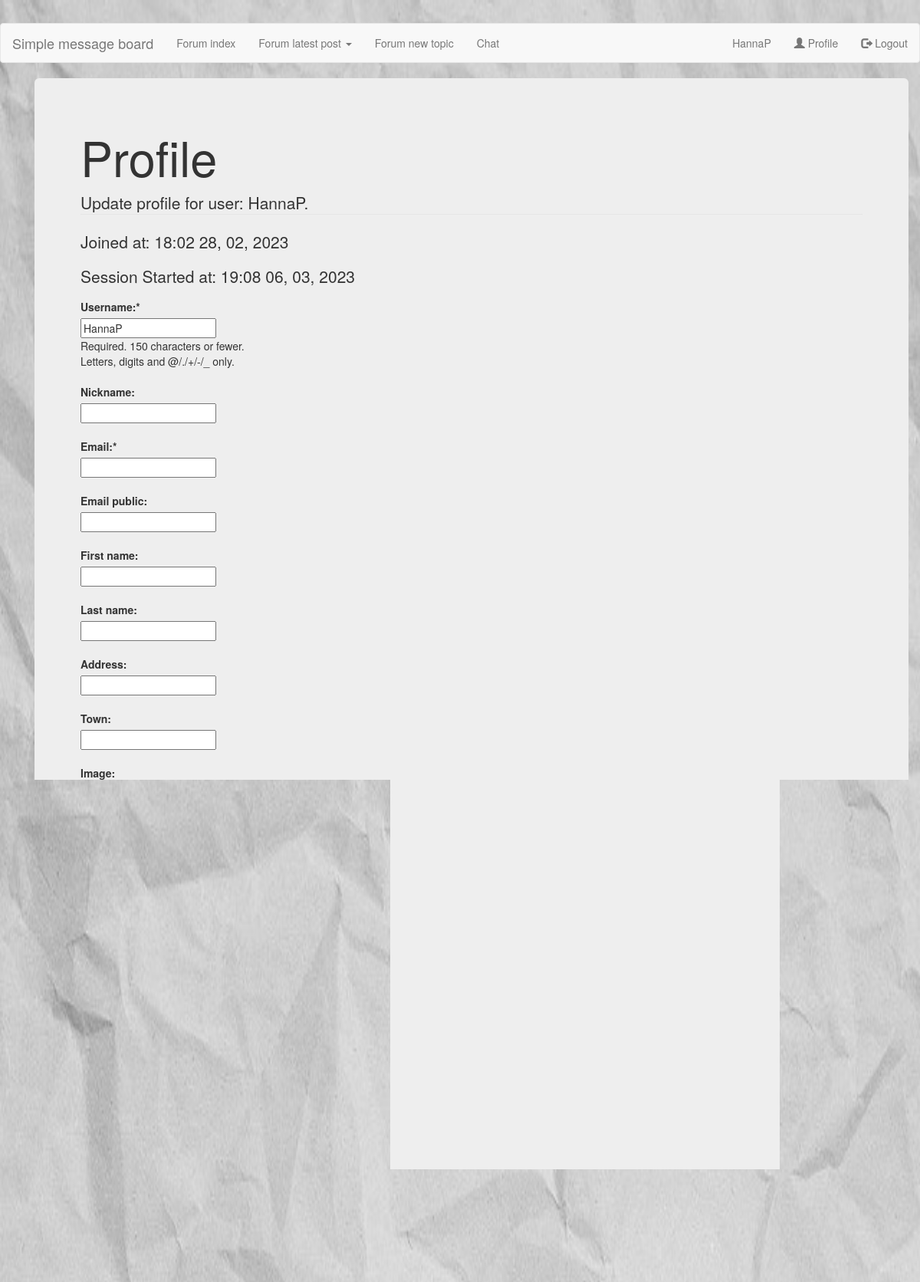
/profile/ (signed in), run on the app's committed database.
### users/models.py (models this page shows, shortened)
class Profile(models.Model):
    user = models.OneToOneField(User, on_delete=models.CASCADE)
    nickname = models.CharField(max_length=40, blank=True)
    club = models.CharField(max_length=200, blank=True)
    call = models.CharField(max_length=200, blank=True)
    qth = models.CharField(max_length=200, blank=True)
    address = models.CharField(max_length=200, blank=True)
    email_public = models.EmailField(max_length=200, blank=True)
    town = models.CharField(max_length=200, blank=True)
    country = models.CharField(max_length=200, blank=True)
    initial_chat = models.CharField(max_length=200, default='<p></p>')
    beep_sound = models.BooleanField(default=False)
    user_level= models.PositiveIntegerField(default=10)
    list_rows= models.PositiveIntegerField(default=10)
    items_in_page= models.PositiveIntegerField(default=10)
    messages_in_chat_page= models.PositiveIntegerField(default=10)
    image = models.ImageField(default='default.jpg', upload_to='profile_pics')

### users/views.py (the view)
# urls.py: path('profile/', user_views.profile, name='profile'),
@login_required
def profile(request):
    if request.method == 'POST':
        u_form = UserUpdateForm(request.POST, instance=request.user)
        p_form = ProfileUpdateForm(request.POST,
                                    request.FILES, # For Profile Pic
                                    instance=request.user.profile)
        if u_form.is_valid() and p_form.is_valid():
            u_form.save()
            p_form.save()
            messages.success(request, f'Your account has been updated!')
            return redirect('message-board_home')
    else:
        user_level_int = request.user.profile.user_level
        if user_level_int > 4:
            user_level_tmp = 'Post, update, comments and delete'
        elif user_level_int > 3:
            user_level_tmp = 'Post, update and comments'
        else:
            user_level_tmp = 'Read only'
        u_form = UserUpdateForm(instance=request.user)
        p_form = ProfileUpdateForm(instance=request.user.profile)
    context = {
        'form': u_form,
        'p_form': p_form,
        'title': 'profile',
        'user_level': user_level_tmp
    }
    return render(request, 'users/profile.html', context)

### users/forms.py
class UserUpdateForm(forms.ModelForm):
    email = forms.EmailField()
    class Meta:
        model = User
        fields = ['username', 'first_name', 'last_name', 'email']

class ProfileUpdateForm(forms.ModelForm):
    class Meta:
        model = Profile
        fields = ['nickname', 'email_public', 'list_rows','messages_in_chat_page',
         'items_in_page', 'address', 'town', 'image', 'initial_chat']

### users/templates/users/profile.html (shortened to what this page needs)
{% extends "forum/base.html" %}
{% block content %}
<div class="container">
	<div class="jumbotron">
		<h1>Profile</h1>
		<form method="POST" enctype="multipart/form-data">
			<fieldset class="form-group">
				<legend class="border-bottom mb-4">Update profile for user: {{ user }}.</legend>
				<p>Joined at: {{ user.date_joined |date:"H:i d, m, Y"}}</p>
				<p>Session Started at: {{ user.last_login |date:"H:i d, m, Y" }}</p>
				<div class="row">
					<div class="col-sm-3">
						<label>Username:*</label><br>
						{{ form.username }}
						{{ form.username.help_text }}
						{{ form.username.errors }} <br><br>
						<label>Nickname:</label><br>
						{{ p_form.nickname }}
						{{ p_form.nickname.errors }} <br><br>
						<label>Email:*</label><br>
						{{ form.email }}
						{{ form.email.errors }} <br><br>
						<label>Email public:</label><br>
						{{ p_form.email_public }}
						{{ p_form.email_public.errors }} <br><br>
						<label>First name:</label><br>
						{{ form.first_name }}<br><br>
						<label>Last name:</label><br>
						{{ form.last_name }}<br><br>
						<label>Address:</label><br>
						{{ p_form.address }}<br><br>
						<label>Town:</label><br>
						{{ p_form.town }}<br><br>
						<label>Image:</label><br>
						{{ p_form.image }}<br><br>
						<legend class="border-bottom mb-4">Settings:</legend>
						<label>Initial text and HTML tags (chat):</label><br>
						{{ p_form.initial_chat }}<br><br>
						<label>List rows(1-100):</label><br>
						{{ p_form.list_rows }}<br><br>
						<label>Items in page(1-50):</label><br>
						{{ p_form.items_in_page }}<br><br>
						<label>Messages in chat page(1-50):</label><br>
						{{ p_form.messages_in_chat_page }}<br><br>
						<label>User level:</label><br>
						{{ user_level }}<br><br>
					</div>
				</div>
			</fieldset>
			<div class="form-group">
				<button class="btn btn-success btn-sm mt-1 mb-1" type="submit">Save</button>
				<a class="btn btn-primary btn-sm mt-1 mb-1" href="javascript:history.go(-1)">Back</a>
			</div>
			<br><br>
			<small class="text-muted ml-2">
				<a href="{% url 'change_password' %}">Change Password?</a>
			</small>
		</form>
	</div>
</div>
{% endblock content %}

### data on the page
Profile: initial_chat "<p></p>", list_rows "10", items_in_page "10", messages_in_chat_page "10"

### other printed values
{{ user }} "HannaP"
{{ user.date_joined |date:"H:i d, m, Y" }} "18:02 28, 02, 2023"
{{ user.last_login |date:"H:i d, m, Y" }} "19:08 06, 03, 2023"
{{ user_level }} "Post, update, comments and delete"
